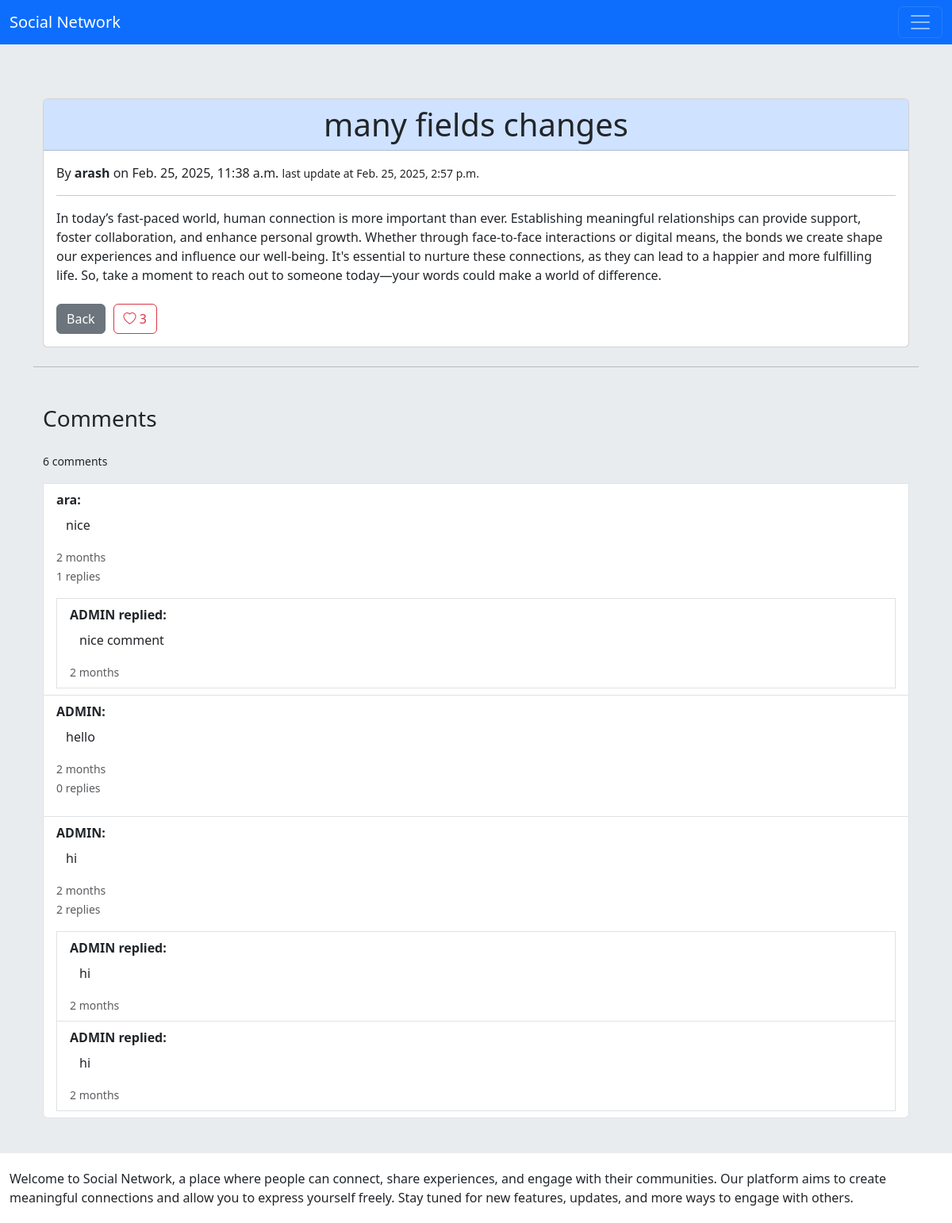
The app's page /posts/2/many-fields-changes/ with its own data.
### home/models.py (models this page shows, shortened)
class Post(models.Model):
    auther = models.ForeignKey(User, on_delete=models.CASCADE, related_name='posts')
    title = models.CharField(max_length=100)
    slug = models.SlugField(max_length=100)
    content = models.TextField()
    date_posted = models.DateTimeField(auto_now_add=True)
    date_updated = models.DateTimeField(auto_now=True)
    def like_count(self):
        return self.likes.count()

class Comment(models.Model):
    author = models.ForeignKey(User, on_delete=models.CASCADE, related_name='acomments')
    post = models.ForeignKey(Post, on_delete=models.CASCADE, related_name='pcomments')
    comment = models.ForeignKey('self', on_delete=models.CASCADE, related_name='ccomments', null=True, blank=True)
    is_reply = models.BooleanField(default=False)
    content = models.TextField()
    date_posted = models.DateTimeField(auto_now_add=True)
    date_updated = models.DateTimeField(auto_now=True)

### home/views.py (the view, shortened to what this page needs)
# urls.py: path('posts/<int:pk>/<slug:post_slug>/', views.PostView.as_view(), name='post_detail'),
class PostView(View):
    form = CommentForm
    form_reply = CommentReplyForm
    def setup(self, request, *args, **kwargs):
        self.post_instance = Post.objects.get(pk=kwargs['pk'], slug=kwargs['post_slug'])
        return super().setup(request, *args, **kwargs)
    def get(self, request, *args, **kwargs):
        post = self.post_instance
        comments = post.pcomments.all()
        return render(request, 'home/post_detail.html', {'post': post,
                                                         'comments': comments,
                                                         'comment_form': self.form,
                                                         'comment_reply': self.form_reply, })

### home/templates/home/post_detail.html (shortened to what this page needs)
{% extends 'base.html' %}
{% block body %}
    <div class="container mt-5">
        <div class="container mt-4" >
            <div class="card">
                <div class="card-header text-center bg-primary-subtle">
                    <h1 class="mb-0">{{ post.title }}</h1>
                </div>
                <div class="card-body">
                    <div class="post-content">
                        <p>By <strong>{{ post.auther }}</strong> on {{ post.date_posted }}
                            <small>{% if post.date_updated != post.date_posted %}last update at {{ post.date_updated }}{% endif %} </small>
                        </p>
                        <hr>
                        <p>{{ post.content }}</p>
                    </div>
                    <div class="d-flex mt-4">
                        <a href="{% url 'home:index' %}" class="btn btn-secondary" style="margin-right: 10px">Back</a>
                        <form action="{% url 'home:like' post.id %}" method="post" style="margin-right: 10px">
                            <button type="submit" class="btn btn-outline-danger">
                                <i class="bi bi-heart"></i> {{ post.like_count }}
                            </button>
                        </form>
                    </div>
                </div>
            </div>
        </div>
        <hr class="mt-4">
        <div class="container mt-5">
        <h3 class="mb-4">Comments</h3>
            <div class="list-group mb-4">
                <p><small>{{ comments.count }} comments</small></p>
                {% for comment in comments %}
                    {% if comment.is_reply == False %}
                    	{% include 'home/includes/comment.html' %}
                    {% endif %}
                {% endfor %}
            </div>
        </div>
    </div>
{% endblock %}

### templates/base.html (shortened to what this page needs)
<!DOCTYPE html>
<html lang="en">
<head>
    {% include 'css.html' %}
</head>
<body>
{% include 'includes/navbar.html' %}
<div class="jumbotron">
    {% block body %}{% endblock %}
</div>
{% include 'includes/footer.html' %}
</body>
</html>

### templates/css.html (shortened to what this page needs)
<link href="https://cdn.jsdelivr.net/npm/bootstrap@5.3.3/dist/css/bootstrap.min.css" rel="stylesheet">
<link href="https://cdn.jsdelivr.net/npm/bootstrap@5.3.3/dist/css/bootstrap.min.css" rel="stylesheet">
<link href="https://getbootstrap.com/docs/5.3/assets/css/docs.css" rel="stylesheet">
<link rel="stylesheet" href="https://cdn.jsdelivr.net/npm/bootstrap-icons/font/bootstrap-icons.css">

### templates/includes/navbar.html (shortened to what this page needs)
<nav class="navbar sticky-top bg-primary" data-bs-theme="dark">
  <div class="container-fluid">
    <a class="navbar-brand" href="{% url 'home:index' %}">Social Network</a>
    <button class="navbar-toggler" type="button" data-bs-toggle="collapse" data-bs-target="#navbarNav" aria-controls="navbarNav" aria-expanded="false" aria-label="Toggle navigation">
      <span class="navbar-toggler-icon"></span>
    </button>
  </div>
</nav>

### home/templates/home/includes/comment.html (shortened to what this page needs)
<div class="list-group-item">
    <strong class="">{{ comment.author }}:</strong>
    <p class="mt-2 container">{{ comment.content }}</p>
    <small class="text-muted">{{ comment.date_posted | timesince }}</small><br>
    <div class="replies">
        <p class="text-muted"><small>{{ comment.ccomments.count }} replies</small></p>
        {% for reply in comment.ccomments.all %}
        <div class="list-group-item bd-gray-200">
            <strong class="">{{ reply.author }} replied:</strong>
            <p class="mt-2 container">{{ reply.content }}</p>
            <small class="text-muted">{{ reply.date_posted | timesince }}</small><br>
        </div>
        {% endfor %}
    </div>
</div>

### templates/includes/footer.html
<div class="container-fluid  " style="margin-top:20px; margin-bottom: 20px;">
    Welcome to Social Network, a place where people can connect, share experiences, and engage with their communities. Our platform aims to create meaningful connections and allow you to express yourself freely. Stay tuned for new features, updates, and more ways to engage with others.
</div>

### templates/css.html (style rules this page uses)
.jumbotron { padding: 20px; margin-bottom: 20px; background-color: var(--bs-secondary-bg) }

### records on screen
Post: title "many fields changes", auther "arash", date_posted "Feb. 25, 2025, 11:38 a.m.", date_updated "Feb. 25, 2025, 2:57 p.m.", content "In today’s fast-paced world, human connection is more important than ever. Establishing meaningful relationships can provide support, foster collaboration, and enhance personal growth. Whether through face-to-face interactions or digital means, the bonds we create shape our experiences and influence our well-being. It's essential to nurture these connections, as they can lead to a happier and more fulfilling life. So, take a moment to reach out to someone today—your words could make a world of difference.", like_count "3", count "6"
Comment: author "ara", content "nice", date_posted "2 months", ccomments.count "1"
Comment: author "ADMIN", content "nice comment", date_posted "2 months"
Comment: author "ADMIN", content "hello", date_posted "2 months", ccomments.count "0"
Comment: author "ADMIN", content "hi", date_posted "2 months", ccomments.count "2"
Comment: author "ADMIN", content "hi", date_posted "2 months"
Comment: author "ADMIN", content "hi", date_posted "2 months"
